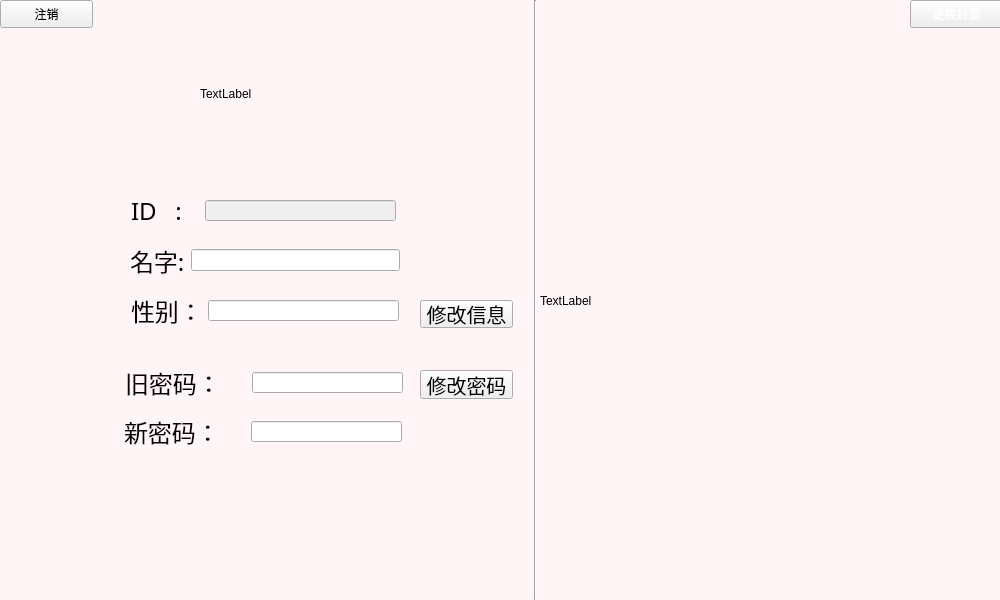
<?xml version="1.0" encoding="UTF-8"?>
<ui version="4.0">
 <class>BuyerInfoForm</class>
 <widget class="QWidget" name="BuyerInfoForm">
  <property name="geometry">
   <rect>
    <x>0</x>
    <y>0</y>
    <width>1000</width>
    <height>600</height>
   </rect>
  </property>
  <property name="windowTitle">
   <string>Form</string>
  </property>
  <property name="styleSheet">
   <string notr="true">#BuyerInfoForm{
	
	background-color: rgb(255, 245, 247);
}</string>
  </property>
  <widget class="QLabel" name="label_headPic">
   <property name="geometry">
    <rect>
     <x>200</x>
     <y>30</y>
     <width>128</width>
     <height>128</height>
    </rect>
   </property>
   <property name="text">
    <string>TextLabel</string>
   </property>
  </widget>
  <widget class="QWidget" name="layoutWidget">
   <property name="geometry">
    <rect>
     <x>130</x>
     <y>240</y>
     <width>270</width>
     <height>41</height>
    </rect>
   </property>
   <layout class="QHBoxLayout" name="horizontalLayout_2">
    <item>
     <widget class="QLabel" name="label_name">
      <property name="font">
       <font>
        <family>微软雅黑</family>
        <pointsize>18</pointsize>
       </font>
      </property>
      <property name="text">
       <string>名字:</string>
      </property>
     </widget>
    </item>
    <item>
     <widget class="QLineEdit" name="le_name">
      <property name="enabled">
       <bool>true</bool>
      </property>
     </widget>
    </item>
   </layout>
  </widget>
  <widget class="Line" name="line_1">
   <property name="geometry">
    <rect>
     <x>520</x>
     <y>0</y>
     <width>30</width>
     <height>600</height>
    </rect>
   </property>
   <property name="orientation">
    <enum>Qt::Vertical</enum>
   </property>
  </widget>
  <widget class="QLabel" name="lb_backImage">
   <property name="geometry">
    <rect>
     <x>540</x>
     <y>0</y>
     <width>450</width>
     <height>601</height>
    </rect>
   </property>
   <property name="text">
    <string>TextLabel</string>
   </property>
  </widget>
  <widget class="QPushButton" name="pb_backImage">
   <property name="geometry">
    <rect>
     <x>910</x>
     <y>0</y>
     <width>93</width>
     <height>28</height>
    </rect>
   </property>
   <property name="styleSheet">
    <string notr="true">*{
	color:rgb(255,255,255);
}</string>
   </property>
   <property name="text">
    <string>更换封面</string>
   </property>
  </widget>
  <widget class="QPushButton" name="pb_info">
   <property name="geometry">
    <rect>
     <x>420</x>
     <y>300</y>
     <width>93</width>
     <height>28</height>
    </rect>
   </property>
   <property name="styleSheet">
    <string notr="true">*{
	font-size:20px;
	background-image: url(:/images/loginpushButton.png);
 	background-position: center ;

}</string>
   </property>
   <property name="text">
    <string>修改信息</string>
   </property>
   <property name="checkable">
    <bool>true</bool>
   </property>
  </widget>
  <widget class="QPushButton" name="pb_logout">
   <property name="geometry">
    <rect>
     <x>0</x>
     <y>0</y>
     <width>93</width>
     <height>28</height>
    </rect>
   </property>
   <property name="styleSheet">
    <string notr="true">*{
	color:rgb(0,0,0);
}</string>
   </property>
   <property name="text">
    <string>注销</string>
   </property>
  </widget>
  <widget class="QLabel" name="label_pawdNew">
   <property name="geometry">
    <rect>
     <x>124</x>
     <y>412</y>
     <width>120</width>
     <height>39</height>
    </rect>
   </property>
   <property name="font">
    <font>
     <family>微软雅黑</family>
     <pointsize>18</pointsize>
    </font>
   </property>
   <property name="text">
    <string>新密码：</string>
   </property>
  </widget>
  <widget class="QLineEdit" name="le_pawdNew">
   <property name="enabled">
    <bool>true</bool>
   </property>
   <property name="geometry">
    <rect>
     <x>251</x>
     <y>421</y>
     <width>151</width>
     <height>21</height>
    </rect>
   </property>
  </widget>
  <widget class="QPushButton" name="pb_pawd">
   <property name="geometry">
    <rect>
     <x>420</x>
     <y>370</y>
     <width>93</width>
     <height>29</height>
    </rect>
   </property>
   <property name="styleSheet">
    <string notr="true">*{
	font-size:20px;
	background-image: url(:/images/loginpushButton.png);
 	background-position: center ;

}</string>
   </property>
   <property name="text">
    <string>修改密码</string>
   </property>
   <property name="checkable">
    <bool>true</bool>
   </property>
  </widget>
  <widget class="QLabel" name="label_pawdOld">
   <property name="geometry">
    <rect>
     <x>125</x>
     <y>363</y>
     <width>120</width>
     <height>39</height>
    </rect>
   </property>
   <property name="font">
    <font>
     <family>微软雅黑</family>
     <pointsize>18</pointsize>
    </font>
   </property>
   <property name="text">
    <string>旧密码：</string>
   </property>
  </widget>
  <widget class="QLineEdit" name="le_pawdOld">
   <property name="enabled">
    <bool>true</bool>
   </property>
   <property name="geometry">
    <rect>
     <x>252</x>
     <y>372</y>
     <width>151</width>
     <height>21</height>
    </rect>
   </property>
  </widget>
  <widget class="QLineEdit" name="le_sex">
   <property name="enabled">
    <bool>true</bool>
   </property>
   <property name="geometry">
    <rect>
     <x>208</x>
     <y>300</y>
     <width>191</width>
     <height>21</height>
    </rect>
   </property>
  </widget>
  <widget class="QLabel" name="label_sex">
   <property name="geometry">
    <rect>
     <x>131</x>
     <y>291</y>
     <width>90</width>
     <height>39</height>
    </rect>
   </property>
   <property name="font">
    <font>
     <family>微软雅黑</family>
     <pointsize>18</pointsize>
    </font>
   </property>
   <property name="text">
    <string>性别：</string>
   </property>
  </widget>
  <widget class="QLineEdit" name="le_id">
   <property name="enabled">
    <bool>false</bool>
   </property>
   <property name="geometry">
    <rect>
     <x>205</x>
     <y>200</y>
     <width>191</width>
     <height>21</height>
    </rect>
   </property>
  </widget>
  <widget class="QLabel" name="label_id">
   <property name="geometry">
    <rect>
     <x>131</x>
     <y>191</y>
     <width>71</width>
     <height>39</height>
    </rect>
   </property>
   <property name="font">
    <font>
     <family>微软雅黑</family>
     <pointsize>18</pointsize>
    </font>
   </property>
   <property name="text">
    <string>ID   :</string>
   </property>
  </widget>
 </widget>
 <resources/>
 <connections/>
</ui>
